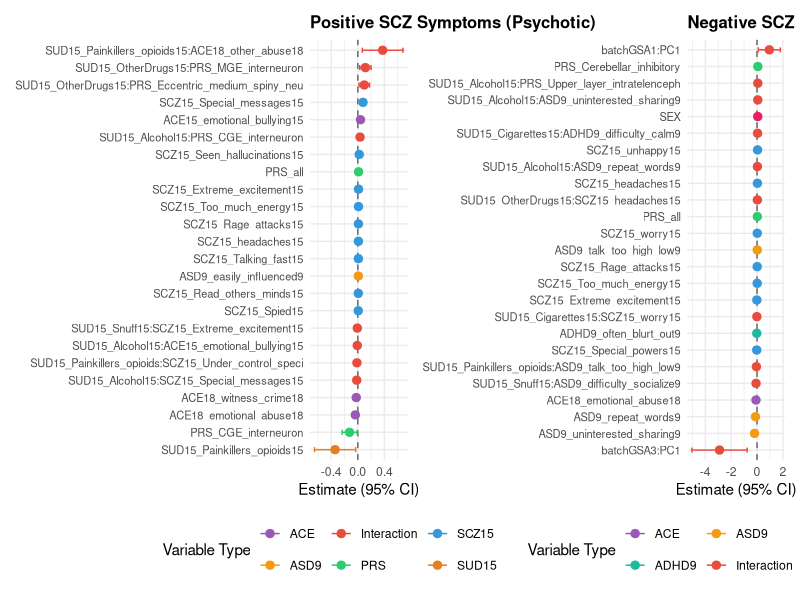
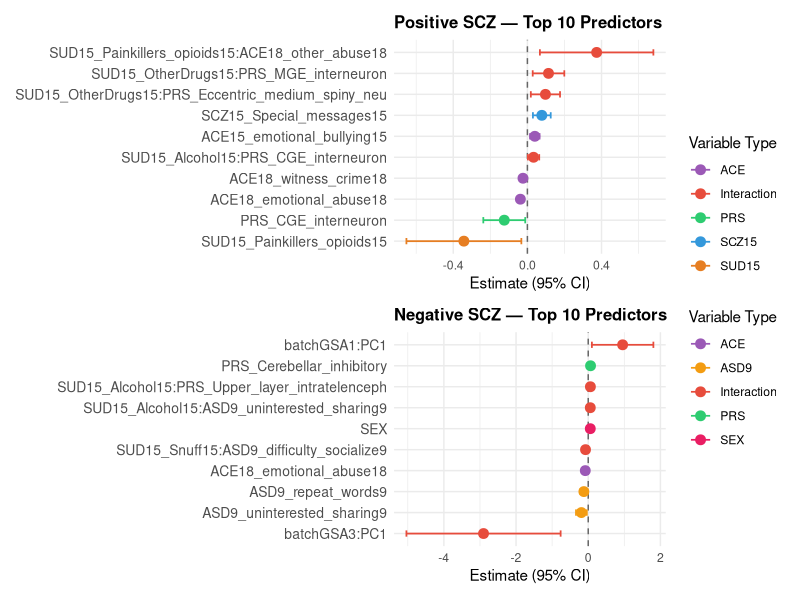
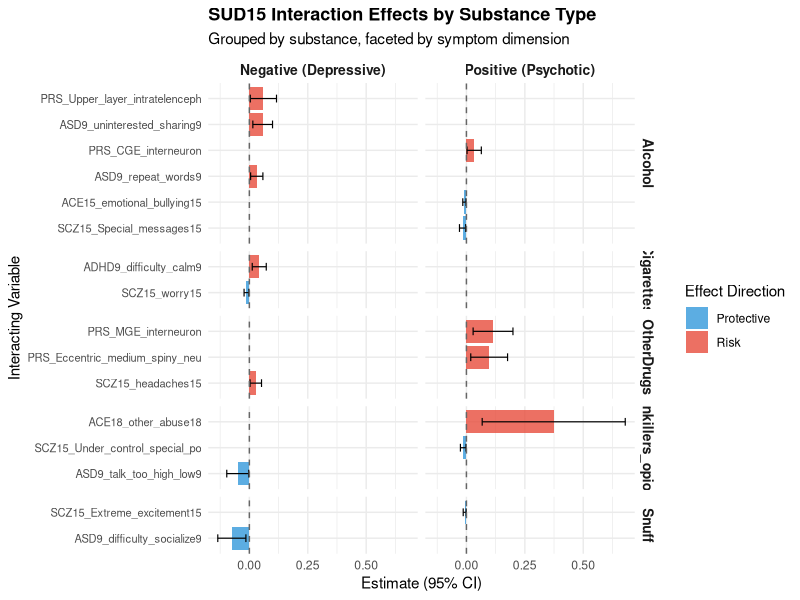
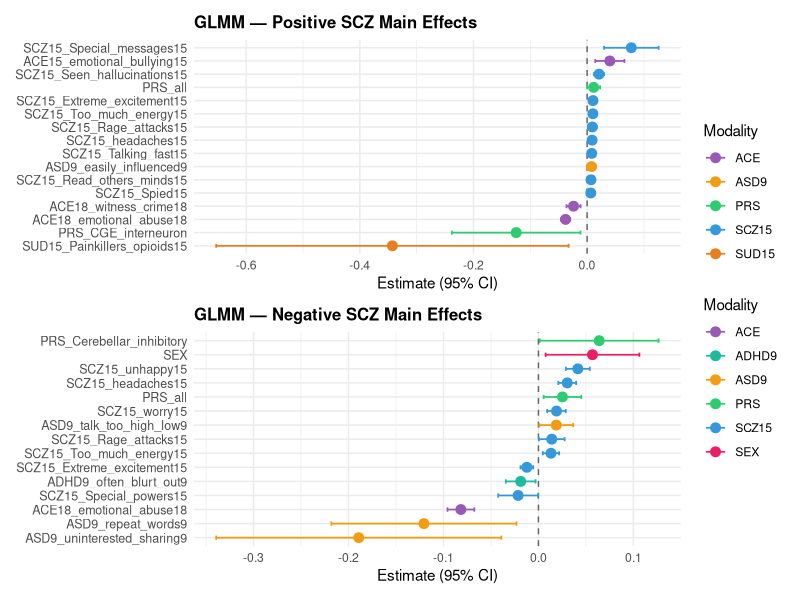

Source code (R) for these figures, in order:
## Forest plots and interaction bar plots for GLMM significant coefficients
## Author: Silpa Soni Nallacheruvu
## Date: 2026-05-06


library(ggplot2)
library(dplyr)
library(tidyr)
library(patchwork)
library(stringr)
library(readr)

# ── Load coefficient tables ──
# These should be the CSV files saved from your GLMM analysis
pos_coefs <- read_csv("Pos_GLMM_significant_table.csv")
neg_coefs <- read_csv("Neg_GLMM_significant_table.csv")

# Add row names back as a column if needed
if (!"Variable" %in% names(pos_coefs)) {
  pos_coefs$Variable <- rownames(pos_coefs)
}
if (!"Variable" %in% names(neg_coefs)) {
  neg_coefs$Variable <- rownames(neg_coefs)
}

# ── Helper: classify variables ──
classify_variable <- function(var_name) {
  if (grepl(":", var_name)) {
    return("Interaction")
  } else if (grepl("^SUD15", var_name)) {
    return("SUD15")
  } else if (grepl("^SCZ15", var_name)) {
    return("SCZ15")
  } else if (grepl("^ACE", var_name)) {
    return("ACE")
  } else if (grepl("^PRS", var_name)) {
    return("PRS")
  } else if (grepl("^ADHD9", var_name)) {
    return("ADHD9")
  } else if (grepl("^ASD9", var_name)) {
    return("ASD9")
  } else if (grepl("^SES", var_name)) {
    return("SES")
  } else if (grepl("^SEX", var_name)) {
    return("SEX")
  } else if (grepl("factor\\(batch\\)", var_name)) {
    return("Batch×PC")
  } else {
    return("Other")
  }
}

# ── Helper: clean variable names for display ──
clean_name <- function(var_name) {
  name <- var_name
  name <- gsub("factor\\(batch\\)", "batch", name)
  # Shorten long interaction names
  if (nchar(name) > 50) {
    parts <- strsplit(name, ":")[[1]]
    parts <- sapply(parts, function(p) {
      if (nchar(p) > 25) substr(p, 1, 25) else p
    })
    name <- paste(parts, collapse = ":")
  }
  return(name)
}


# ── Color palette for modality categories ──
category_colors <- c(
  "Interaction" = "#e74c3c",
  "SUD15" = "#e67e22",
  "SCZ15" = "#3498db",
  "ACE" = "#9b59b6",
  "PRS" = "#2ecc71",
  "ADHD9" = "#1abc9c",
  "ASD9" = "#f39c12",
  "SES" = "#95a5a6",
  "SEX" = "#e91e63",
  "Batch×PC" = "#607d8b",
  "Other" = "#bdc3c7"
)

# ── Prepare data for forest plot ──
prepare_forest_data <- function(coefs_df, model_tag) {
  df <- coefs_df %>%
    mutate(
      Model = model_tag,
      CI_lower = Estimate - 1.96 * `Std. Error`,
      CI_upper = Estimate + 1.96 * `Std. Error`,
      Category = sapply(Variable, classify_variable),
      Display_name = sapply(Variable, clean_name)
    ) %>%
    arrange(Estimate)
  
  # Order factor levels by estimate
  df$Display_name <- factor(df$Display_name, levels = df$Display_name)
  return(df)
}

pos_forest <- prepare_forest_data(pos_coefs, "Positive (Psychotic)")
neg_forest <- prepare_forest_data(neg_coefs, "Negative (Depressive)")


# ══════════════════════════════════════════
# 1. SIDE-BY-SIDE FOREST PLOTS
# ══════════════════════════════════════════

make_forest_plot <- function(df, title) {
  ggplot(df, aes(x = Estimate, y = Display_name, color = Category)) +
    geom_vline(xintercept = 0, linetype = "dashed", color = "gray40") +
    geom_errorbarh(aes(xmin = CI_lower, xmax = CI_upper),
                   height = 0.3, linewidth = 0.5) +
    geom_point(size = 2.5) +
    scale_color_manual(values = c(
      "Interaction" = "#e74c3c",
      "SUD15" = "#e67e22",
      "SCZ15" = "#3498db",
      "ACE" = "#9b59b6",
      "PRS" = "#2ecc71",
      "ADHD9" = "#1abc9c",
      "ASD9" = "#f39c12",
      "SES" = "#95a5a6",
      "SEX" = "#e91e63",
      "Batch×PC" = "#607d8b",
      "Other" = "#bdc3c7"
    )) +
    labs(
      title = title,
      x = "Estimate (95% CI)",
      y = NULL,
      color = "Variable Type"
    ) +
    theme_minimal() +
    theme(
      axis.text.y = element_text(size = 8),
      plot.title = element_text(size = 12, face = "bold"),
      legend.position = "bottom"
    )
}

p_pos <- make_forest_plot(pos_forest, "Positive SCZ Symptoms (Psychotic)")
p_neg <- make_forest_plot(neg_forest, "Negative SCZ Symptoms (Depressive)")

# Side by side
combined_forest <- p_pos + p_neg +
  plot_layout(guides = "collect") &
  theme(legend.position = "bottom")

ggsave("GLMM_forest_plots_side_by_side.png", combined_forest,
       width = 20, height = 12, dpi = 300)
cat("Saved: GLMM_forest_plots_side_by_side.png\n")


# ══════════════════════════════════════════
# 2. TOP 10 TERMS FOREST PLOT (cleaner)
# ══════════════════════════════════════════

make_top_forest <- function(df, title, n = 10) {
  # Select top N by absolute estimate
  top_df <- df %>%
    arrange(desc(abs(Estimate))) %>%
    head(n) %>%
    arrange(Estimate)
  top_df$Display_name <- factor(top_df$Display_name, levels = top_df$Display_name)
  
  ggplot(top_df, aes(x = Estimate, y = Display_name, color = Category)) +
    geom_vline(xintercept = 0, linetype = "dashed", color = "gray40") +
    geom_errorbarh(aes(xmin = CI_lower, xmax = CI_upper),
                   height = 0.3, linewidth = 0.6) +
    geom_point(size = 3) +
    scale_color_manual(values = c(
      "Interaction" = "#e74c3c",
      "SUD15" = "#e67e22",
      "SCZ15" = "#3498db",
      "ACE" = "#9b59b6",
      "PRS" = "#2ecc71",
      "ADHD9" = "#1abc9c",
      "ASD9" = "#f39c12",
      "SES" = "#95a5a6",
      "SEX" = "#e91e63",
      "Batch×PC" = "#607d8b",
      "Other" = "#bdc3c7"
    )) +
    labs(
      title = title,
      x = "Estimate (95% CI)",
      y = NULL,
      color = "Variable Type"
    ) +
    theme_minimal() +
    theme(
      axis.text.y = element_text(size = 10),
      plot.title = element_text(size = 12, face = "bold"),
      legend.position = "right"
    )
}

p_top_pos <- make_top_forest(pos_forest, "Positive SCZ — Top 10 Predictors")
p_top_neg <- make_top_forest(neg_forest, "Negative SCZ — Top 10 Predictors")

combined_top <- p_top_pos / p_top_neg +
  plot_layout(guides = "collect") &
  theme(legend.position = "right")

ggsave("GLMM_top10_forest_plots.png", combined_top,
       width = 14, height = 12, dpi = 300)
cat("Saved: GLMM_top10_forest_plots.png\n")


# ══════════════════════════════════════════
# 3. INTERACTION EFFECTS GROUPED BY SUBSTANCE
# ══════════════════════════════════════════

extract_substance <- function(var_name) {
  if (!grepl("^SUD15_", var_name) || !grepl(":", var_name)) return(NA)
  sub_part <- strsplit(var_name, ":")[[1]][1]
  sub_part <- gsub("^SUD15_", "", sub_part)
  sub_part <- gsub("15$", "", sub_part)
  return(sub_part)
}

extract_interacting_modality <- function(var_name) {
  if (!grepl(":", var_name)) return(NA)
  parts <- strsplit(var_name, ":")[[1]]
  return(parts[2])
}

prepare_interaction_data <- function(coefs_df, model_tag) {
  df <- coefs_df %>%
    filter(grepl("^SUD15_.*:", Variable)) %>%
    mutate(
      Model = model_tag,
      Substance = sapply(Variable, extract_substance),
      Interacting_with = sapply(Variable, extract_interacting_modality),
      CI_lower = Estimate - 1.96 * `Std. Error`,
      CI_upper = Estimate + 1.96 * `Std. Error`,
      Direction = ifelse(Estimate > 0, "Risk", "Protective")
    )
  return(df)
}

pos_interactions <- prepare_interaction_data(pos_coefs, "Positive (Psychotic)")
neg_interactions <- prepare_interaction_data(neg_coefs, "Negative (Depressive)")
all_interactions <- bind_rows(pos_interactions, neg_interactions)

if (nrow(all_interactions) > 0) {
  # Clean up long names for display
  all_interactions$Interacting_short <- sapply(all_interactions$Interacting_with, function(x) {
    if (nchar(x) > 30) substr(x, 1, 30) else x
  })
  
  p_interactions <- ggplot(all_interactions,
                           aes(x = reorder(Interacting_short, Estimate),
                               y = Estimate, fill = Direction)) +
    geom_bar(stat = "identity", alpha = 0.8) +
    geom_errorbar(aes(ymin = CI_lower, ymax = CI_upper),
                  width = 0.3, linewidth = 0.4) +
    coord_flip() +
    facet_grid(Substance ~ Model, scales = "free_y", space = "free_y") +
    scale_fill_manual(values = c("Risk" = "#e74c3c", "Protective" = "#3498db")) +
    geom_hline(yintercept = 0, linetype = "dashed", color = "gray40") +
    labs(
      title = "SUD15 Interaction Effects by Substance Type",
      subtitle = "Grouped by substance, faceted by symptom dimension",
      x = "Interacting Variable",
      y = "Estimate (95% CI)",
      fill = "Effect Direction"
    ) +
    theme_minimal() +
    theme(
      axis.text.y = element_text(size = 8),
      strip.text = element_text(size = 10, face = "bold"),
      plot.title = element_text(size = 13, face = "bold")
    )
  
  ggsave("GLMM_interaction_effects_by_substance.png", p_interactions,
         width = 16, height = 10, dpi = 300)
  cat("Saved: GLMM_interaction_effects_by_substance.png\n")
}


# ══════════════════════════════════════════
# 4. MAIN EFFECTS ONLY (excluding interactions)
# ══════════════════════════════════════════

make_main_effects_plot <- function(df, title) {
  main_df <- df %>% filter(Category != "Interaction")
  
  if (nrow(main_df) == 0) {
    cat(sprintf("  No main effects to plot for: %s\n", title))
    return(NULL)
  }
  
  main_df <- main_df %>% arrange(Estimate)
  main_df$Display_name <- factor(main_df$Display_name, levels = main_df$Display_name)
  
  ggplot(main_df, aes(x = Estimate, y = Display_name, color = Category)) +
    geom_vline(xintercept = 0, linetype = "dashed", color = "gray40") +
    geom_errorbarh(aes(xmin = CI_lower, xmax = CI_upper),
                   height = 0.3, linewidth = 0.6) +
    geom_point(size = 3) +
    scale_color_manual(values = category_colors) +
    labs(
      title = title,
      x = "Estimate (95% CI)",
      y = NULL,
      color = "Modality"
    ) +
    theme_minimal() +
    theme(
      axis.text.y = element_text(size = 9),
      plot.title = element_text(size = 12, face = "bold"),
      legend.position = "right"
    )
}

p_main_pos <- make_main_effects_plot(pos_forest, "GLMM — Positive SCZ Main Effects")
p_main_neg <- make_main_effects_plot(neg_forest, "GLMM — Negative SCZ Main Effects")

if (!is.null(p_main_pos) && !is.null(p_main_neg)) {
  combined_main <- p_main_pos / p_main_neg +
    plot_layout(guides = "collect") &
    theme(legend.position = "right")
  
  ggsave("GLMM_main_effects_forest.png", combined_main,
         width = 14, height = 12, dpi = 300)
  cat("Saved: GLMM_main_effects_forest.png\n")
}


# ══════════════════════════════════════════
# 5. SHARED vs UNIQUE PREDICTORS VENN-STYLE
# ══════════════════════════════════════════

pos_vars <- pos_coefs$Variable
neg_vars <- neg_coefs$Variable

shared <- intersect(pos_vars, neg_vars)
pos_only <- setdiff(pos_vars, neg_vars)
neg_only <- setdiff(neg_vars, pos_vars)

cat("\n═══════════════════════════════════════\n")
cat("  Shared vs Unique Significant Predictors\n")
cat("═══════════════════════════════════════\n")
cat(sprintf("  Positive only: %d terms\n", length(pos_only)))
cat(sprintf("  Negative only: %d terms\n", length(neg_only)))
cat(sprintf("  Shared:        %d terms\n", length(shared)))

if (length(shared) > 0) {
  cat("\n  Shared terms (direction comparison):\n")
  for (var in shared) {
    pos_est <- pos_coefs$Estimate[pos_coefs$Variable == var]
    neg_est <- neg_coefs$Estimate[neg_coefs$Variable == var]
    same_dir <- ifelse(sign(pos_est) == sign(neg_est), "same direction", "OPPOSITE")
    cat(sprintf("    %s: Pos=%.3f, Neg=%.3f (%s)\n", var, pos_est, neg_est, same_dir))
  }
}

# Save summary
summary_df <- data.frame(
  Category = c("Positive only", "Negative only", "Shared"),
  Count = c(length(pos_only), length(neg_only), length(shared)),
  Variables = c(
    paste(head(pos_only, 5), collapse = ", "),
    paste(head(neg_only, 5), collapse = ", "),
    paste(shared, collapse = ", ")
  )
)
write_csv(summary_df, "GLMM_shared_unique_predictors.csv")
cat("\nSaved: GLMM_shared_unique_predictors.csv\n")
